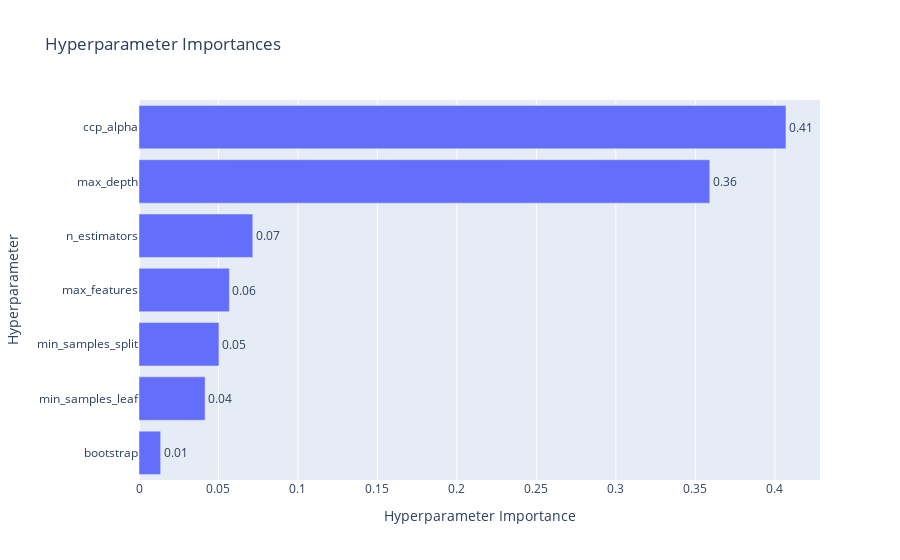

Notebook code cell kept with this figure:
### Code cell
optuna.visualization.plot_param_importances(study_rf_balanced)

### Figure 1 — Plotly figure (JSON) as saved in the notebook; plotly's stock layout.template omitted (floating-point values rounded to 4 significant figures)
{"data": [{"cliponaxis": false, "hovertemplate": ["bootstrap (CategoricalDistribution): 0.01362470103226889<extra></extra>", "min_samples_leaf (IntDistribution): 0.04159447387729393<extra></extra>", "min_samples_split (IntDistribution): 0.05028123264859393<extra></extra>", "max_features (CategoricalDistribution): 0.05683684309417426<extra></extra>", "n_estimators (IntDistribution): 0.07160763963919406<extra></extra>", "max_depth (IntDistribution): 0.35906826662654096<extra></extra>", "ccp_alpha (FloatDistribution): 0.4069868430819341<extra></extra>"], "name": "Objective Value", "orientation": "h", "text": ["0.01", "0.04", "0.05", "0.06", "0.07", "0.36", "0.41"], "textposition": "outside", "type": "bar", "x": [0.01362, 0.04159, 0.05028, 0.05684, 0.07161, 0.3591, 0.407], "y": ["bootstrap", "min_samples_leaf", "min_samples_split", "max_features", "n_estimators", "max_depth", "ccp_alpha"]}], "layout": {"title": {"text": "Hyperparameter Importances"}, "xaxis": {"title": {"text": "Hyperparameter Importance"}}, "yaxis": {"title": {"text": "Hyperparameter"}}}}
